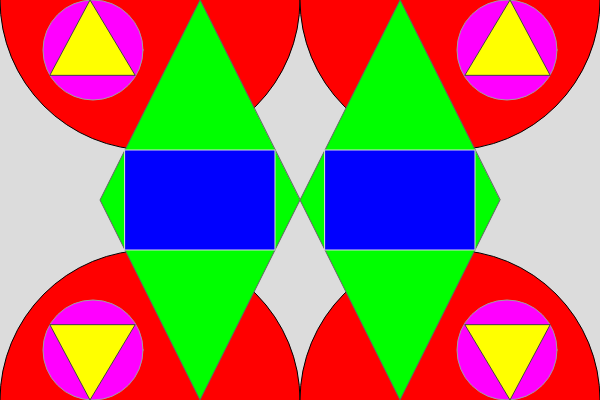
Frame 1 (no input)
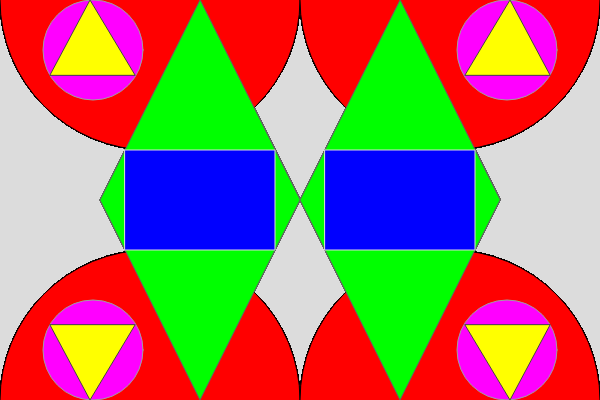
Frame 60 (no input)
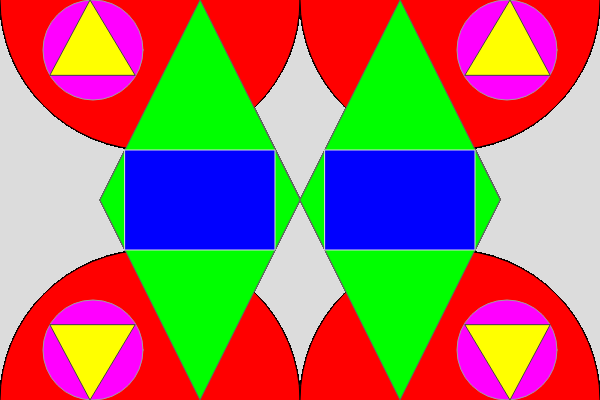
Frame 120 (the mouse pressed at the canvas centre since frame 60)

The p5.js sketch that drew these frames (run headless with seeded random() and noise() and a simulated clock; from frame 60 on, the mouse is pressed at the canvas centre):

// p5.js sketch
// ── sketch.js
function setup() {
  createCanvas(600, 400);
  background(220);
}
function draw() {
  fill(255, 0, 0);
  stroke(0);
  arc(150, 0, 300, 300, 0, PI);
  arc(450, 0, 300, 300, 0, PI);
  arc(150, 400, 300, 300, PI, 0);
  arc(450, 400, 300, 300, PI, 0);
  
  fill(0, 255, 0);
  stroke(100);
  quad(200, 0, 100, 200, 200, 400, 300, 200);
  quad(400, 0, 300, 200, 400, 400, 500, 200);
  
  fill(0, 0, 255);
  stroke(220);
  rect(125, 150, 150, 100);
  rect(325, 150, 150, 100);
  
  fill(255, 0, 255);
  stroke(160);
  circle(93, 50, 100);
  circle(507, 50, 100);
  circle(93, 350, 100);
  circle(507, 350, 100);
  
  fill(255, 255, 0);
  stroke(70);
  triangle(50, 75, 90, 0, 135, 75);
  triangle(550, 75, 510, 0, 465, 75);
  triangle(50, 325, 90, 400, 135, 325);
  triangle(550, 325, 510, 400, 465, 325);
}
